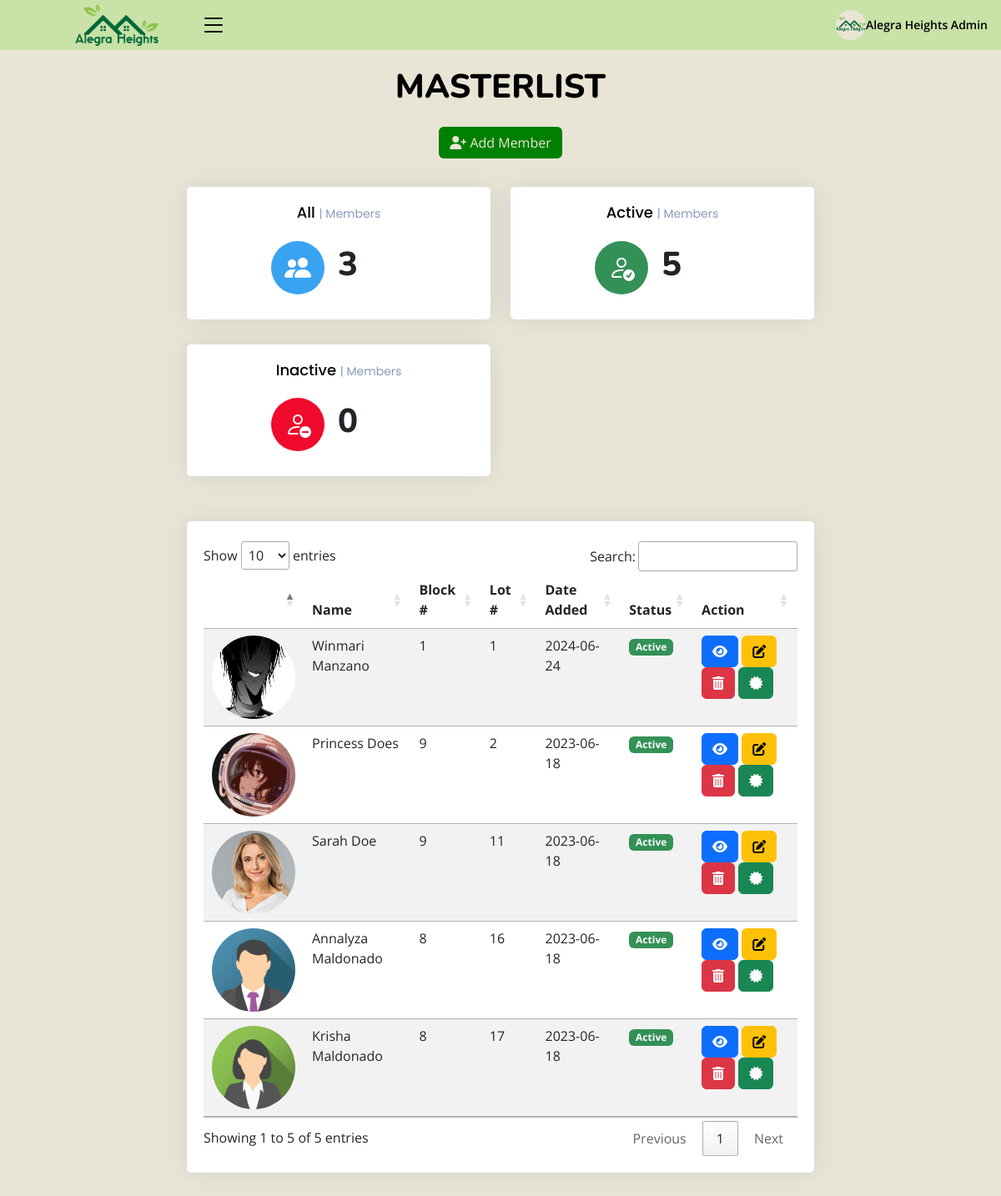
Page /admin/masterlist.php (signed in) on the committed database.
### tables this page shows
CREATE TABLE `members` (
  `id` int(10) NOT NULL,
  `block_number` int(10) NOT NULL,
  `lot_number` int(10) NOT NULL,
  `first_name` varchar(100) NOT NULL,
  `mid_name` varchar(250) NOT NULL,
  `last_name` varchar(100) NOT NULL,
  `gender` varchar(250) NOT NULL,
  `contact` varchar(250) NOT NULL,
  `username` varchar(250) NOT NULL,
  `password` varchar(250) NOT NULL,
  `user_image` varchar(250) NOT NULL,
  `status` int(11) NOT NULL DEFAULT 1,
  `date_added` date DEFAULT current_timestamp(),
  `household_id` int(11) DEFAULT NULL,
  `membership_plan` varchar(255) DEFAULT 'Monthly'
);

### admin/class/adminback.php (called while the page is built, shortened)
<?php
class  adminback
{
    private $connection;
    function __construct()
    {
        $dbhost = "localhost";
        $dbuser = "root";
        $dbpass = "";
        $dbname = "alegra_heights_db";
        $this->connection = mysqli_connect($dbhost, $dbuser, $dbpass, $dbname);
    }
    function display_member()
    {
        $query = "SELECT * FROM `members` ORDER BY `lot_number` ASC";
        if (mysqli_query($this->connection, $query)) {
            $mem_info = mysqli_query($this->connection, $query);
            return $mem_info;
        }
    }
}

### admin/masterlist.php (the view, shortened to what this page needs)
<?php
include_once("class/adminback.php");
include_once("class/db.php");
$obj = new adminback();
$members = $obj->display_member();
?>
<!DOCTYPE html>
<html lang="en">
<?php include('header.php')?>
    <link rel="stylesheet" href="https://cdn.datatables.net/1.13.4/css/jquery.dataTables.min.css">
    <link rel="stylesheet" href="https://cdn.datatables.net/searchpanes/2.1.2/css/searchPanes.dataTables.min.css">
    <link rel="stylesheet" href="https://cdn.datatables.net/searchpanes/2.1.2/js/dataTables.searchPanes.min.js">
<body class="toggle-sidebar">
<?php include('headnav.php')?>
<main id="main" class="main">
<div class="pagetitle">
  <h1>MASTERLIST</h1>
  <br>
  <button style="color:#e9e5d6; background-color: #008000;" type="button" data-bs-toggle="modal" data-bs-target="#verticalycentered" class="btn"><i class="fa-solid fa-user-plus"></i> Add Member</button>
</div>
<br>
<section class="section dashboard">
  <div class="row">
    <div style="margin: auto;" class="col-lg-8">
    <div class="row">
  <div style="text-align: center;" class="col-xxl-4 col-md-6">
              <div class="card info-card sales-card">
                <div  class="card-body">
                  <h5 class="card-title">All <span>| Members</span></h5>
                  <div style="margin-left: 25%;" class="d-flex align-items-center">
                    <div style="background-color: #38a3f1; color: white; " class="card-icon rounded-circle d-flex align-items-center justify-content-center">
                    <i class="bi bi-people-fill"></i>
                    </div>
                    <div class="ps-3">
                    <?php
    $sql = "SELECT * from projects";
      if ($result = mysqli_query($conn, $sql)) {
      $rowcount = mysqli_num_rows( $result );
      }
      ?>
                      <h1 style="font-weight: 800;"><?php echo $rowcount ?></h1>
                    </div>
                  </div>
                </div>
              </div>
            </div>
            <div style="text-align: center;" class="col-xxl-4 col-md-6">
              <div class="card info-card sales-card">
                <div  class="card-body">
                  <h5 class="card-title">Active <span>| Members</span></h5>
                  <div style="margin-left: 25%;" class="d-flex align-items-center">
                    <div style="background-color: rgb(51, 145, 87); color: white; " class="card-icon rounded-circle d-flex align-items-center justify-content-center">
                    <i class="bi bi-person-check"></i>
                    </div>
                    <div class="ps-3">
                    <?php
    $sql = "SELECT * from members WHERE status = 1";
      if ($result = mysqli_query($conn, $sql)) {
      $rowcount = mysqli_num_rows( $result );
      }
      ?>
                      <h1 style="font-weight: 800;"><?php echo $rowcount ?></h1>
                    </div>
                  </div>
                </div>
              </div>
            </div>
            <div style="text-align: center;" class="col-xxl-4 col-md-6">
              <div class="card info-card sales-card">
                <div  class="card-body">
                  <h5 class="card-title">Inactive <span>| Members</span></h5>
                  <div style="margin-left: 25%;" class="d-flex align-items-center">
                    <div style="background-color:  rgb(240, 10, 44); color: white; " class="card-icon rounded-circle d-flex align-items-center justify-content-center">
                    <i class="bi bi-person-dash"></i>
                    </div>
                    <div class="ps-3">
                    <?php
    $sql = "SELECT * from members where status = 0";
      if ($result = mysqli_query($conn, $sql)) {
      $rowcount = mysqli_num_rows( $result );
      }
      ?>
                      <h1 style="font-weight: 800;"><?php echo $rowcount ?></h1>
                    </div>
                  </div>
                </div>
              </div>
            </div>
</div>
<br>
      <div class="card">
        <div class="card-body">
            <br>
          <div class="table-wrapper">
          <table id="example" class="table table-striped table-hover datatable">
            <thead>
                <th scope="col"></th>
                <th scope="col">Name</th>
                <th scope="col">Block #</th>
                <th scope="col">Lot #</th>
                <th scope="col">Date Added</th>
                <th scope="col">Status</th>
                <th scope="col">Action</th>
            </thead>
            <tbody>
            <?php
    while ($mem = mysqli_fetch_assoc($members)){
        ?>
              <tr>
                <th scope="row"><img style="border-radius: 50%; width: 100px; height: 100px;" src="user_img/<?php echo $mem['user_image']; ?>" alt=""></th>
                <td><?php echo $mem['first_name']." ".$mem['last_name'] ?></td>
                <td><?php echo $mem['block_number']; ?></td>
                <td><?php echo $mem['lot_number']; ?></td>
                <td><?php echo $mem['date_added']; ?></td>
                <td>
                <?php
                            if($mem['status'] == 1){
                              echo "<span class='badge' style='text-align:center; background-color: rgb(51, 145, 87);'>Active</span>";
                            }
                            elseif($mem['status'] =='0'){
                                echo "<span class='badge' style='text-align:center; background-color: rgb(240, 10, 44);'>Inactive</span>";
                              }
                          ?>
                </td>
                <td>
                <a href="view_member.php?status=view&&id=<?php echo $mem['id'] ?>" type="button" class="btn btn-primary"><i class="fa-solid fa-eye"></i></a>
                <a href="view_member.php?status=view&&id=<?php echo $mem['id'] ?>" type="button" class="btn btn-warning"><i class="fa-solid fa-pen-to-square"></i></a>
                <a href="?status=delete&&id=<?php echo $mem['id'] ?>" onclick="return confirm('Are you sure you want to delete this member? NOTE: This action cannot be undone.')"  type="button" class="btn btn-danger"><i class="fa-solid fa-trash-can"></i></button></a>
                <a href="generate_certificate.php?id=<?php echo $mem['id'] ?>" type="button" class="btn btn-success"><i class="fa-solid fa-certificate"></i></a>
              </td>
              </tr>
            <?php
            }
              ?>
            </tbody>
          </table>
          </div>
        </div>
      </div>
    </div>
  </div>
</section>
</main>
</body>
</html>

### admin/assets/css/style.css (style rules this page uses)
:root { scroll-behavior: smooth; }
body { font-family: "Open Sans", sans-serif; background: #E9E5D6; color: #000000; }
a { color: #4154f1; text-decoration: none; }
h1, h2, h3, h4, h5, h6 { font-family: "Nunito", sans-serif; }
#main { margin-top: 60px; padding: 20px 30px; transition: all 0.3s; }
.pagetitle { margin-bottom: 10px; text-align: center; }
.pagetitle h1 { font-size: 40px; margin-bottom: 0; font-weight: 800; color: #000000; }
.card { margin-bottom: 30px; border: none; border-radius: 5px; box-shadow: 0px 0 30px rgba(1, 41, 112, 0.1); }
.card-title { padding: 20px 0 15px 0; font-size: 18px; font-weight: 500; color: #000000; font-family: "Poppins", sans-serif; }
.card-title span { color: #899bbd; font-size: 14px; font-weight: 400; }
.card-body { padding: 0 20px 20px 20px; }
@media (min-width: 1200px) { #main, #footer { margin-left: 300px; } }
@media (min-width: 1200px) { .toggle-sidebar #main, .toggle-sidebar #footer { margin-left: 0; } }
.dashboard .info-card { padding-bottom: 10px; }
.dashboard .card-icon { font-size: 32px; line-height: 0; width: 64px; height: 64px; flex-shrink: 0; flex-grow: 0; }
.dashboard .sales-card .card-icon { color: #4154f1; background: #f6f6fe; }

### rows in the picture
members: user_image (picture), first_name "Winmari", last_name "Manzano", block_number "1", lot_number "1", date_added "2024-06-24", status "Active"
members: user_image (picture), first_name "Princess", last_name "Does", block_number "9", lot_number "2", date_added "2023-06-18", status "Active"
members: user_image (picture), first_name "Sarah", last_name "Doe", block_number "9", lot_number "11", date_added "2023-06-18", status "Active"
members: user_image (picture), first_name "Annalyza", last_name "Maldonado", block_number "8", lot_number "16", date_added "2023-06-18", status "Active"
members: user_image (picture), first_name "Krisha", last_name "Maldonado", block_number "8", lot_number "17", date_added "2023-06-18", status "Active"

### other values in the picture
$_SESSION['name'] "Alegra Heights Admin"
$rowcount "3"
$rowcount "5"
$rowcount "0"
